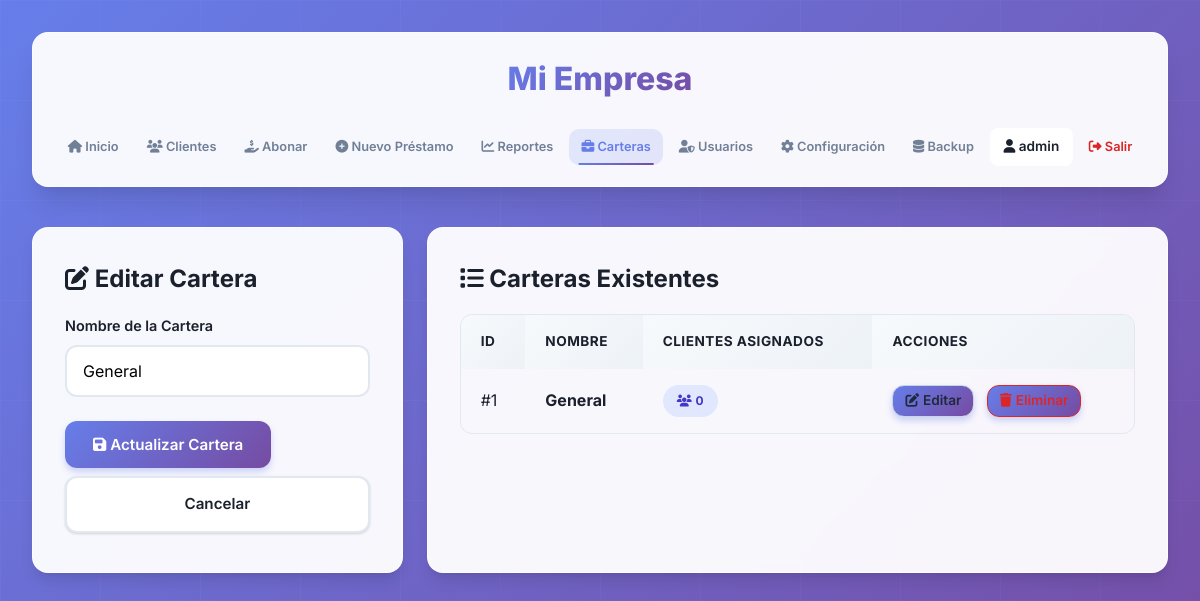
The app's page /portfolios.php?edit=1 (signed in) with its own data.
### tables this page shows
CREATE TABLE IF NOT EXISTS settings (
    id INT PRIMARY KEY DEFAULT 1,
    company_name VARCHAR(255) DEFAULT 'Mi Empresa',
    currency_symbol VARCHAR(10) DEFAULT '$',
    logo_path VARCHAR(255),
    interest_rate DECIMAL(5, 2) DEFAULT 15.00,
    company_address TEXT,
    company_phone VARCHAR(50),
    receipt_footer TEXT,
    updated_at TIMESTAMP DEFAULT CURRENT_TIMESTAMP ON UPDATE CURRENT_TIMESTAMP
);

CREATE TABLE IF NOT EXISTS portfolios (
    id INT AUTO_INCREMENT PRIMARY KEY,
    name VARCHAR(255) UNIQUE NOT NULL,
    created_at TIMESTAMP DEFAULT CURRENT_TIMESTAMP
);

### portfolios.php (the view, shortened to what this page needs)
<?php
require 'db.php';
$stmt_settings = $pdo->query("SELECT * FROM settings WHERE id = 1");
$settings = $stmt_settings->fetch();
$company_name = $settings['company_name'] ?? 'Sistema de Préstamos';
$edit_portfolio = null;
if (isset($_GET['edit'])) {
    $stmt = $pdo->prepare("SELECT * FROM portfolios WHERE id = ?");
    $stmt->execute([$_GET['edit']]);
    $edit_portfolio = $stmt->fetch();
}
$portfolios = $pdo->query("
    SELECT p.*, COUNT(c.id) as client_count
    FROM portfolios p
    LEFT JOIN clients c ON p.id = c.portfolio_id
    GROUP BY p.id
    ORDER BY p.name ASC
")->fetchAll();
?>
<!DOCTYPE html>
<html lang="es">
<head>
    <link rel="stylesheet" href="style.css?v=3.0">
    <link rel="stylesheet" href="mobile.css?v=1.0">
    <link rel="stylesheet" href="https://cdnjs.cloudflare.com/ajax/libs/font-awesome/6.4.0/css/all.min.css">
</head>
<body>
    <div class="container">
        <header style="flex-direction: column; gap: 1.5rem;">
            <div style="display: flex; flex-direction: column; align-items: center; gap: 0.5rem;">
                <h1 style="margin: 0; font-size: 2rem;"><?= htmlspecialchars($company_name) ?></h1>
            </div>
            <nav style="justify-content: center;">
                <a href="index.php"><i class="fas fa-home"></i> Inicio</a>
                <a href="clients.php"><i class="fas fa-users"></i> Clientes</a>
                <a href="active_loans.php"><i class="fas fa-hand-holding-usd"></i> Abonar</a>
                <a href="create_loan.php"><i class="fas fa-plus-circle"></i> Nuevo Préstamo</a>
                <a href="reports.php"><i class="fas fa-chart-line"></i> Reportes</a>
                <a href="portfolios.php" class="active"><i class="fas fa-briefcase"></i> Carteras</a>
                <?php if (isset($_SESSION['role']) && $_SESSION['role'] === 'superadmin'): ?>
                    <a href="users.php"><i class="fas fa-user-shield"></i> Usuarios</a>
                <?php endif; ?>
                <a href="settings.php"><i class="fas fa-cog"></i> Configuración</a>
                <?php if (isset($_SESSION['role']) && $_SESSION['role'] === 'superadmin'): ?>
                    <a href="backup.php"><i class="fas fa-database"></i> Backup</a>
                <?php endif; ?>
                <span
                    style="color: #1a202c; font-weight: 600; font-size: 0.85rem; padding: 0.5rem 0.85rem; background: #fff; border-radius: 8px;">
                    <i class="fas fa-user"></i> <?= htmlspecialchars($_SESSION['username']) ?>
                </span>
                <a href="logout.php" style="color: #dc2626;"><i class="fas fa-sign-out-alt"></i> Salir</a>
            </nav>
        </header>
        <div class="grid grid-2-3">
            <div class="card">
                <h2><i class="fas fa-<?= $edit_portfolio ? 'edit' : 'plus' ?>"></i>
                    <?= $edit_portfolio ? 'Editar Cartera' : 'Nueva Cartera' ?></h2>
                <form method="POST">
                    <div class="form-group">
                        <label>Nombre de la Cartera</label>
                        <input type="text" name="name" required
                            value="<?= $edit_portfolio ? htmlspecialchars($edit_portfolio['name']) : '' ?>"
                            placeholder="Ej: Ruta Norte, Cobrador Juan...">
                    </div>
                    <button type="submit" class="btn"><i class="fas fa-save"></i>
                        <?= $edit_portfolio ? 'Actualizar' : 'Guardar' ?> Cartera</button>
                    <?php if ($edit_portfolio): ?>
                        <a href="portfolios.php" class="btn btn-secondary"
                            style="margin-top: 0.5rem; display: inline-block; text-align: center; width: 100%; box-sizing: border-box;">Cancelar</a>
                    <?php endif; ?>
                </form>
            </div>
            <div class="card">
                <h2><i class="fas fa-list"></i> Carteras Existentes</h2>
                <div class="table-responsive">
                    <table>
                        <thead>
                            <tr>
                                <th>ID</th>
                                <th>Nombre</th>
                                <th>Clientes Asignados</th>
                                <th>Acciones</th>
                            </tr>
                        </thead>
                        <tbody>
                            <?php foreach ($portfolios as $portfolio): ?>
                                <tr>
                                    <td>#<?= $portfolio['id'] ?></td>
                                    <td><strong><?= htmlspecialchars($portfolio['name']) ?></strong></td>
                                    <td>
                                        <span class="badge" style="background-color: #e0e7ff; color: #4338ca;">
                                            <i class="fas fa-users"></i> <?= $portfolio['client_count'] ?>
                                        </span>
                                    </td>
                                    <td>
                                        <a href="portfolios.php?edit=<?= $portfolio['id'] ?>" class="btn"
                                            style="background-color: #fff; color: #1e293b; border: 1px solid #cbd5e1; padding: 0.25rem 0.75rem; font-size: 0.85rem; margin-right: 0.5rem; display: inline-flex; align-items: center; gap: 0.25rem;">
                                            <i class="fas fa-edit"></i> Editar
                                        </a>
                                        <?php if ($portfolio['client_count'] == 0): ?>
                                            <a href="portfolios.php?delete=<?= $portfolio['id'] ?>" class="btn"
                                                style="background-color: #fff; color: #dc2626; border: 1px solid #dc2626; padding: 0.25rem 0.75rem; font-size: 0.85rem; display: inline-flex; align-items: center; gap: 0.25rem;"
                                                onclick="return confirm('¿Seguro que deseas eliminar esta cartera?')">
                                                <i class="fas fa-trash"></i> Eliminar
                                            </a>
                                        <?php else: ?>
                                            <span style="color: #9ca3af; font-size: 0.85rem;"><i class="fas fa-lock"></i> En
                                                uso</span>
                                        <?php endif; ?>
                                    </td>
                                </tr>
                            <?php endforeach; ?>
                        </tbody>
                    </table>
                </div>
            </div>
        </div>
    </div>
</body>
</html>

### records on screen
settings: company_name "Mi Empresa"
portfolios: name "General", id "1", client_count "0"

### other values on screen
$_SESSION['username'] "admin"
